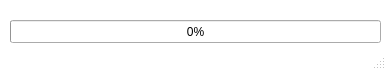
<?xml version="1.0" encoding="UTF-8"?>
<ui version="4.0">
 <class>MainWindow</class>
 <widget class="QMainWindow" name="MainWindow">
  <property name="geometry">
   <rect>
    <x>0</x>
    <y>0</y>
    <width>386</width>
    <height>70</height>
   </rect>
  </property>
  <property name="minimumSize">
   <size>
    <width>386</width>
    <height>70</height>
   </size>
  </property>
  <property name="maximumSize">
   <size>
    <width>386</width>
    <height>103</height>
   </size>
  </property>
  <property name="windowTitle">
   <string>MainWindow</string>
  </property>
  <property name="styleSheet">
   <string notr="true">QMainWindow{
	background-color: #fff;
}</string>
  </property>
  <widget class="QWidget" name="centralwidget">
   <widget class="QProgressBar" name="progressBar">
    <property name="geometry">
     <rect>
      <x>10</x>
      <y>20</y>
      <width>371</width>
      <height>23</height>
     </rect>
    </property>
    <property name="value">
     <number>0</number>
    </property>
   </widget>
  </widget>
  <widget class="QMenuBar" name="menubar">
   <property name="geometry">
    <rect>
     <x>0</x>
     <y>0</y>
     <width>386</width>
     <height>22</height>
    </rect>
   </property>
  </widget>
  <widget class="QStatusBar" name="statusbar"/>
 </widget>
 <resources/>
 <connections/>
</ui>
